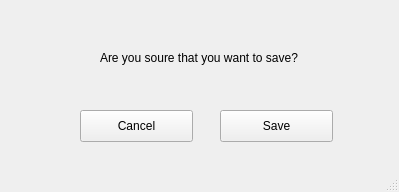
<?xml version="1.0" encoding="UTF-8"?>
<ui version="4.0">
 <class>confirmationWindow</class>
 <widget class="QMainWindow" name="confirmationWindow">
  <property name="geometry">
   <rect>
    <x>0</x>
    <y>0</y>
    <width>399</width>
    <height>192</height>
   </rect>
  </property>
  <property name="windowTitle">
   <string>MainWindow</string>
  </property>
  <widget class="QWidget" name="centralwidget">
   <widget class="QPushButton" name="pushButton_12">
    <property name="geometry">
     <rect>
      <x>80</x>
      <y>110</y>
      <width>113</width>
      <height>32</height>
     </rect>
    </property>
    <property name="text">
     <string>Cancel</string>
    </property>
   </widget>
   <widget class="QPushButton" name="pushButton_13">
    <property name="geometry">
     <rect>
      <x>220</x>
      <y>110</y>
      <width>113</width>
      <height>32</height>
     </rect>
    </property>
    <property name="text">
     <string>Save</string>
    </property>
   </widget>
   <widget class="QLabel" name="label_14">
    <property name="geometry">
     <rect>
      <x>100</x>
      <y>50</y>
      <width>321</width>
      <height>16</height>
     </rect>
    </property>
    <property name="text">
     <string>Are you soure that you want to save?</string>
    </property>
   </widget>
  </widget>
  <widget class="QMenuBar" name="menubar">
   <property name="geometry">
    <rect>
     <x>0</x>
     <y>0</y>
     <width>399</width>
     <height>21</height>
    </rect>
   </property>
  </widget>
  <widget class="QStatusBar" name="statusbar"/>
 </widget>
 <resources/>
 <connections/>
</ui>
